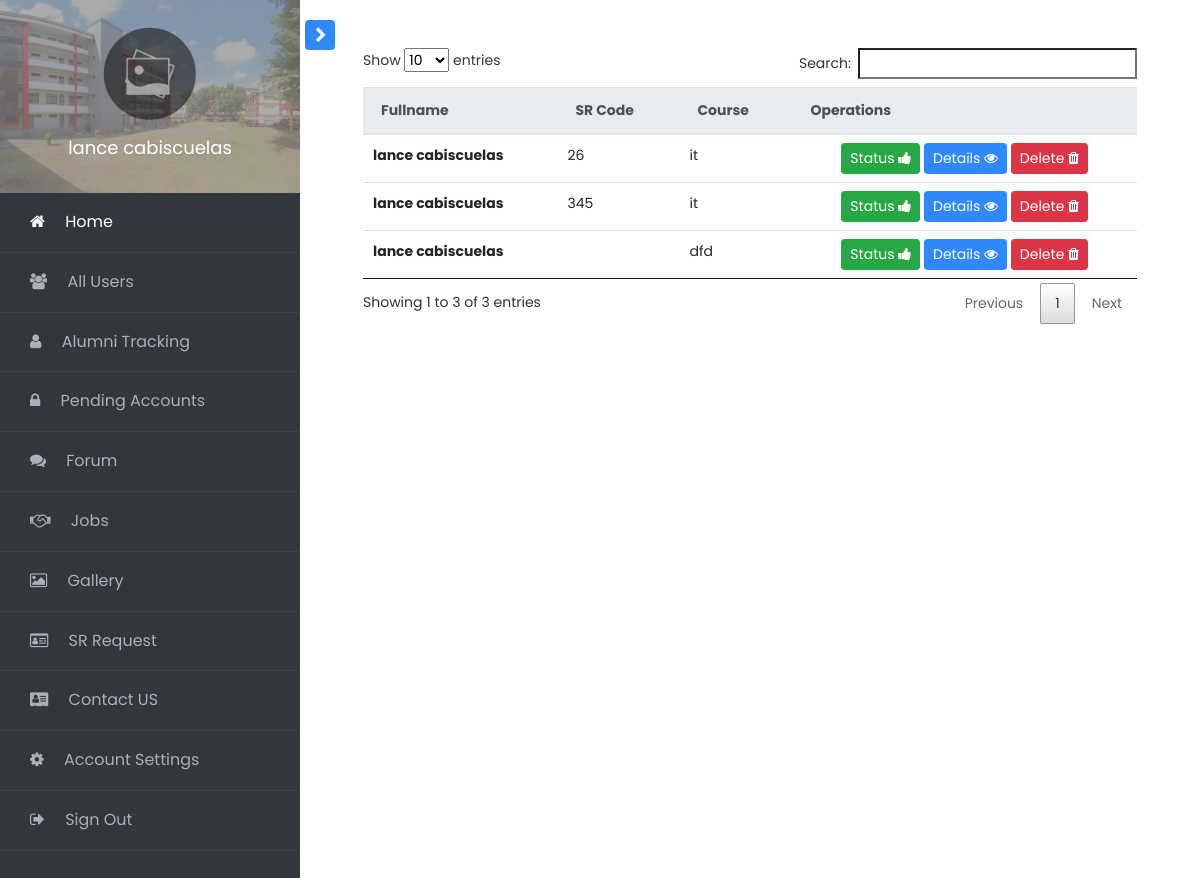
/access/admin/index.php?page=pendingusers (signed in), run on an earlier commit of the app's database.
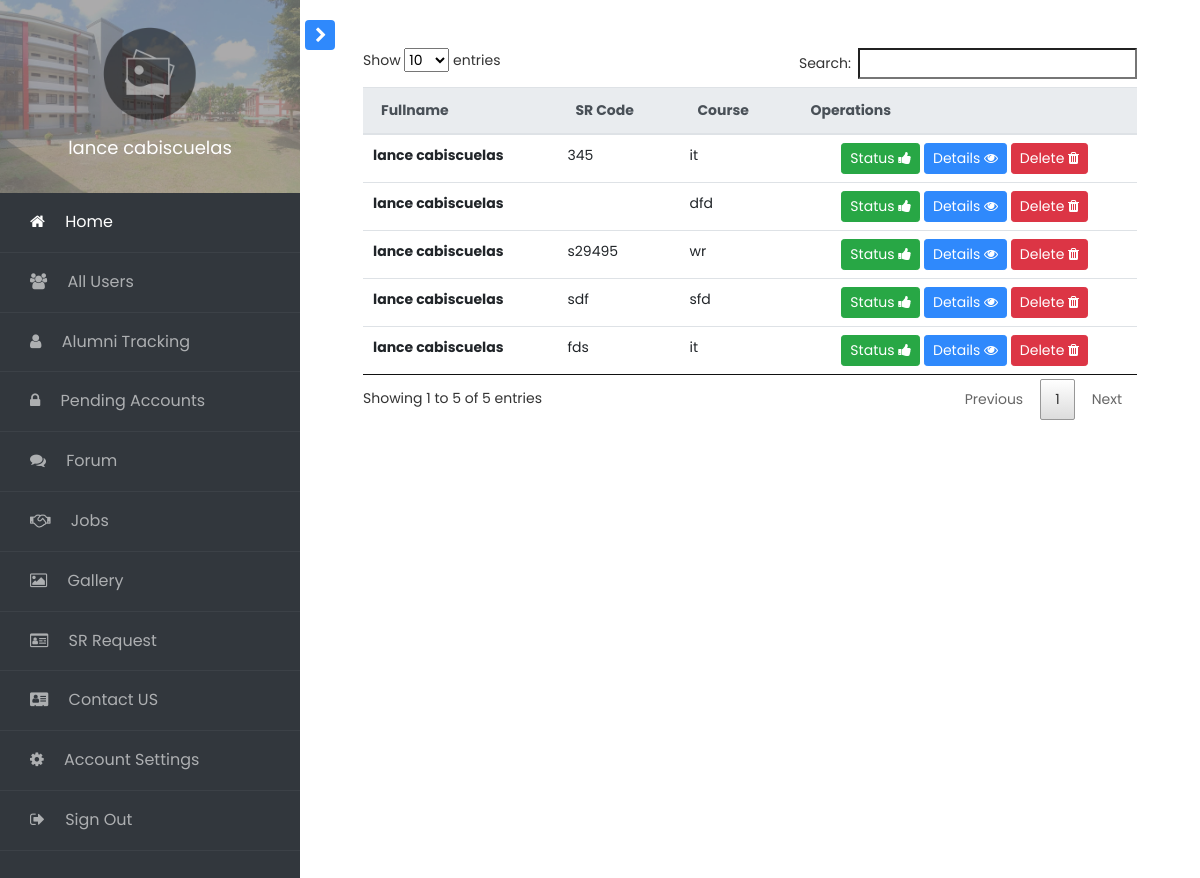
And on a later commit of the database.
### tables this page shows
CREATE TABLE `user_information` (
  `id` int(11) NOT NULL,
  `name` varchar(40) NOT NULL,
  `lastname` varchar(50) NOT NULL,
  `middle_name` varchar(50) NOT NULL,
  `email_address` varchar(100) NOT NULL,
  `department` varchar(50) NOT NULL,
  `mobile_number` varchar(40) NOT NULL,
  `course` varchar(100) NOT NULL,
  `sr_code` varchar(50) NOT NULL,
  `account_password` varchar(100) NOT NULL,
  `account_status` varchar(40) NOT NULL,
  `employment_status` varchar(40) NOT NULL,
  `profile_pic` varchar(100) NOT NULL,
  `date_register` varchar(40) NOT NULL
);

### methods/mysqliConnection.php (called while the page is built, shortened)
<?php
class Database{
	public function __construct(){
		$this->conn = mysqli_connect("localhost", "root", "", "bsu_alumni");
	}
}
?>

### access/admin/pages/pendingusers.php (the view, shortened to what this page needs)
<?php
$sql = $database->conn->query("SELECT * FROM user_information where account_status = 'user'");
?>
<div class="container">
  <table class="table" id="pending_user">
    <thead class="thead-light">
      <tr>
        <th scope="col">Fullname</th>
        <th scope="col">SR Code</th>
        <th scope="col">Course</th>
        <th scope="col">Operations</th>
      </tr>
    </thead>
    <tbody>
      <?php while($row = $sql->fetch_array()): ?>
          <tr>
          <th scope="row" id="<?php echo"pending_".$row['id'];  ?>"><?php echo $row["name"]. " " .$row["lastname"]; ?></th>
          <td><?php echo $row["sr_code"]; ?></td>
          <td><?php echo $row["course"]; ?></td>
          <td class="text-center">
              <button type="button" class="btn btn-success btn-sm" onclick="modalOpenForAccountUpdate(<?php echo $row['id']; ?>)">
               Status <i class="fa fa-thumbs-up" aria-hidden="true"></i>
              </button>
              <button class="btn btn-primary btn-sm" onclick="account_information(<?php echo $row['id']; ?>)">Details <i class="fa fa-eye" aria-hidden="true"></i></button>
              <button class="btn btn-danger btn-sm" onclick="delete_pending(<?php echo $row['id']; ?>)">Delete <i class="fa fa-trash" aria-hidden="true"></i></button>
          </td>
          </tr>
      <?php endwhile; ?>
    </tbody>
  </table>
</div>

What changed in the data, as far as the page shows it:
removed user_information: name "lance", lastname "cabiscuelas", sr_code "26", course "it"
added user_information: name "lance", lastname "cabiscuelas", sr_code "s29495", course "wr"
added user_information: name "lance", lastname "cabiscuelas", sr_code "sdf", course "sfd"
added user_information: name "lance", lastname "cabiscuelas", sr_code "fds", course "it"
Also different on the page:
text written by a page script: "Show entries Search: Showing 1 to 3 of 3 entries Previous 1 Next" → "Show entries Search: Showing 1 to 5 of 5 entries Previous 1 Next"
